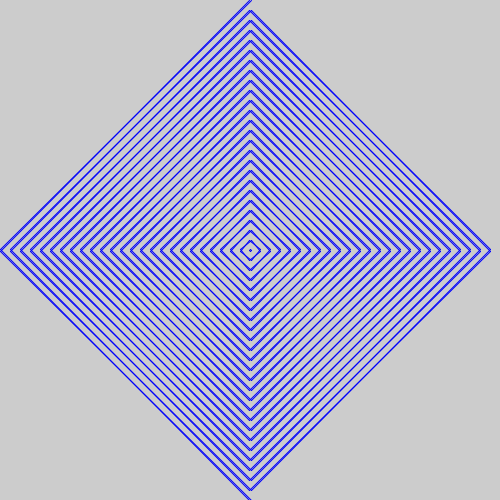
Frame 1 (no input)
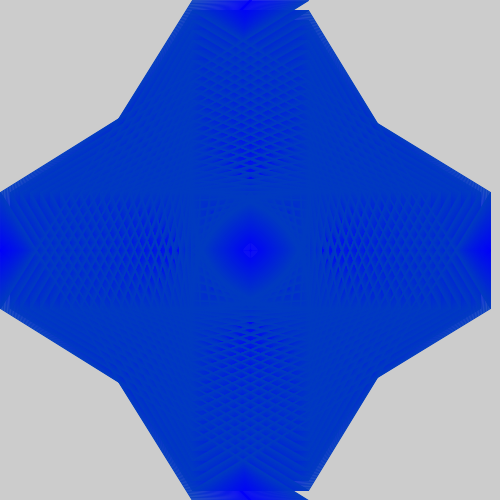
Frame 60 (the mouse pressed at the canvas centre just before this capture)
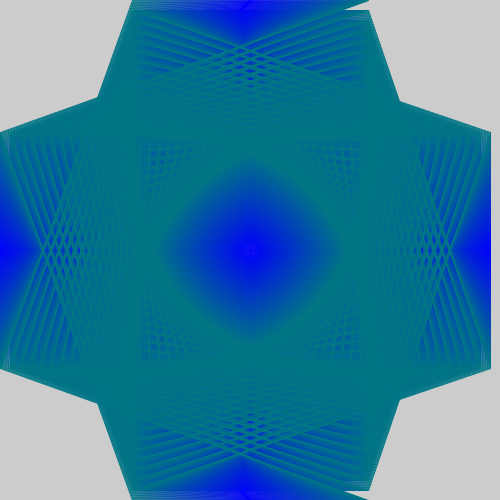
Frame 120 (the mouse held since frame 60 and released just before this capture)

The Processing sketch that drew these frames (run headless with seeded random() and noise(); from frame 60 on, the mouse is pressed at the canvas centre):

// Processing sketch: string
// ── string.pde
int a,x,c=250;

void setup(){
  size(500,500);
  a--;
}

void draw(){
  clear();x+=a;
  stroke (0,x,c-x);
  
  for(int i=0;i<500;i+=10){
    line(c-x,i,i,c+x);
    line(i,c-x, c+x,i);
    line(i,c+x,c+x,500-i);
    line(i,c-x,c-x,500-i);
  }
    
  if(x>c||x<0){
    a*=-1;
  }
}
